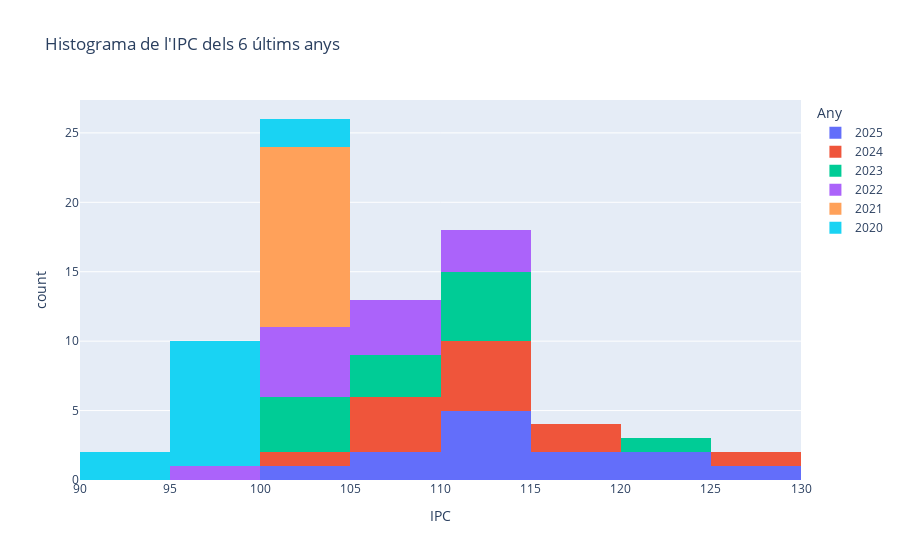

The cell this chart's notebook holds for it:
### Code cell
# Eliminar la columna 'status' si existeix
if 'status' in df_ipc.columns:
    df_ipc = df_ipc.drop(columns=['status'])

# Filtrar els 6 últims anys
ultims_anys = sorted(df_ipc["anyy"].unique())[-6]
df_filtrat = df_ipc[df_ipc["anyy"] >= ultims_anys]

# Histograma dels 6 últims anys
fig = px.histogram(
    df_filtrat,
    x="ipc",
    color="anyy",
    labels={
        "anyy": "Any",
        "ipc": "IPC"
    },
    title="Histograma de l'IPC dels 6 últims anys"
)

fig.show()

### Figure 1 — Plotly figure (JSON) as saved in the notebook; plotly's stock layout.template omitted (floating-point values rounded to 4 significant figures)
{"data": [{"bingroup": "x", "hovertemplate": "Any=2025<br>IPC=%{x}<br>count=%{y}<extra></extra>", "legendgroup": "2025", "marker": {"color": "#636efa", "pattern": {"shape": ""}}, "name": "2025", "orientation": "v", "showlegend": true, "type": "histogram", "x": [117.6, 129.3, 120.6, 110.1, 112.5, 113.5, 107.9, 113.3, 103.2, 112.4, 108.9, 122.0, 116.0], "xaxis": "x", "yaxis": "y"}, {"bingroup": "x", "hovertemplate": "Any=2024<br>IPC=%{x}<br>count=%{y}<extra></extra>", "legendgroup": "2024", "marker": {"color": "#EF553B", "pattern": {"shape": ""}}, "name": "2024", "orientation": "v", "showlegend": true, "type": "histogram", "x": [114.8, 126.1, 116.3, 109.1, 107.3, 113.0, 106.7, 113.2, 101.7, 110.9, 105.9, 117.3, 111.9], "xaxis": "x", "yaxis": "y"}, {"bingroup": "x", "hovertemplate": "Any=2023<br>IPC=%{x}<br>count=%{y}<extra></extra>", "legendgroup": "2023", "marker": {"color": "#00cc96", "pattern": {"shape": ""}}, "name": "2023", "orientation": "v", "showlegend": true, "type": "histogram", "x": [111.7, 122.0, 111.7, 107.5, 103.9, 112.1, 104.4, 112.0, 101.7, 108.2, 102.7, 112.2, 107.6], "xaxis": "x", "yaxis": "y"}, {"bingroup": "x", "hovertemplate": "Any=2022<br>IPC=%{x}<br>count=%{y}<extra></extra>", "legendgroup": "2022", "marker": {"color": "#ab63fa", "pattern": {"shape": ""}}, "name": "2022", "orientation": "v", "showlegend": true, "type": "histogram", "x": [108.0, 110.3, 103.6, 105.0, 114.6, 106.2, 101.7, 111.9, 98.7, 103.1, 101.2, 105.6, 103.1], "xaxis": "x", "yaxis": "y"}, {"bingroup": "x", "hovertemplate": "Any=2021<br>IPC=%{x}<br>count=%{y}<extra></extra>", "legendgroup": "2021", "marker": {"color": "#FFA15A", "pattern": {"shape": ""}}, "name": "2021", "orientation": "v", "showlegend": true, "type": "histogram", "x": [100.0, 100.0, 100.0, 100.0, 100.0, 100.0, 100.0, 100.0, 100.0, 100.0, 100.0, 100.0, 100.0], "xaxis": "x", "yaxis": "y"}, {"bingroup": "x", "hovertemplate": "Any=2020<br>IPC=%{x}<br>count=%{y}<extra></extra>", "legendgroup": "2020", "marker": {"color": "#19d3f3", "pattern": {"shape": ""}}, "name": "2020", "orientation": "v", "showlegend": true, "type": "histogram", "x": [97.2, 98.1, 99.8, 98.9, 91.3, 99.2, 99.2, 93.0, 103.1, 99.6, 102.7, 99.6, 98.7], "xaxis": "x", "yaxis": "y"}], "layout": {"barmode": "relative", "legend": {"title": {"text": "Any"}, "tracegroupgap": 0}, "title": {"text": "Histograma de l'IPC dels 6 últims anys"}, "xaxis": {"anchor": "y", "domain": [0, 1], "title": {"text": "IPC"}}, "yaxis": {"anchor": "x", "domain": [0, 1], "title": {"text": "count"}}}}
